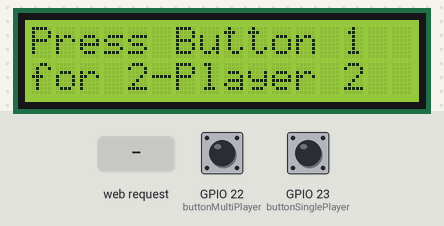
Simulated run of this sketch. Board: ESP32. On the bench: 16×2 character LCD. The inputs (shaded band) are chosen by the test bench; at power-on: GPIO 22 (buttonMultiPlayer) HIGH, GPIO 23 (buttonSinglePlayer) HIGH. What the sketch prints to the serial monitor is not drawn.

Above: at 2.8 s.
2.9 s: GPIO 22 (buttonMultiPlayer) pulled LOW for 0.15 s
At 4.1 s:
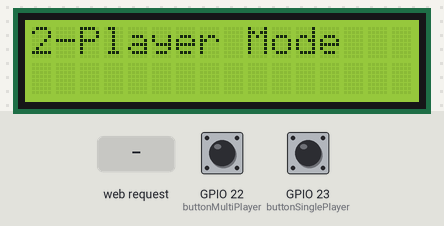
6.0 s: HTTP request GET /down received
At 7.2 s:
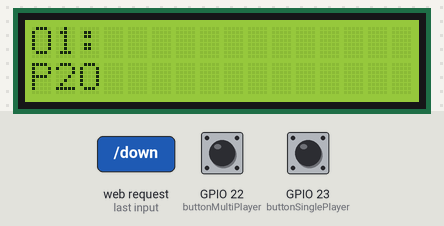
7.5 s: HTTP request GET /up received
At 8.3 s:
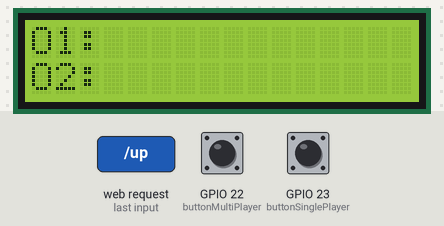
Timing chart, 0 to 10.5 s (numbered marks = the images above; inputs shaded):
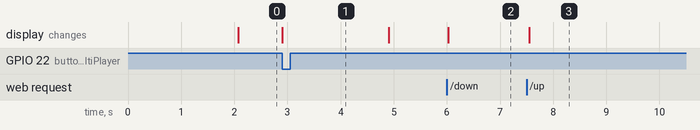

The sketch:

Master.ino
```cpp
#include <LiquidCrystal.h>
#include <WiFi.h>

// LCD Pins: RS, EN, D4, D5, D6, D7
LiquidCrystal lcd(12, 14, 27, 26, 25, 33);

// Wi-Fi Access Point credentials
const char* ssid = "ESP32_Game_AP";
const char* password = "123456789";

// Buttons
const int buttonSinglePlayer = 23;
const int buttonMultiPlayer = 22;
bool multiplayerMode = false;
int player1Pos = 0;
int player2Pos = 0;

// Wi-Fi server
WiFiServer server(80);

void setup() {
  // Start serial communication
  Serial.begin(115200);

  // LCD setup
  lcd.begin(16, 2);
  lcd.setCursor(0, 0);
  lcd.print("Ping Pong Game");
  delay(2000);
  lcd.clear();

  // Setup buttons
  pinMode(buttonSinglePlayer, INPUT_PULLUP);
  pinMode(buttonMultiPlayer, INPUT_PULLUP);

  // Display instructions and wait for input
  lcd.setCursor(0, 0);
  lcd.print("Press Button 1");
  lcd.setCursor(0, 1);
  lcd.print("for 1-Player");

  lcd.setCursor(0, 1);
  lcd.print("Press Button 2");
  lcd.setCursor(0, 1);
  lcd.print("for 2-Player");

  // Wait for the input to select game mode
  while (true) {
    if (digitalRead(buttonSinglePlayer) == LOW) {
      multiplayerMode = false;
      startGame();
      break;
    } else if (digitalRead(buttonMultiPlayer) == LOW) {
      multiplayerMode = true;
      startGame();
      break;
    }
  }

  // Start Wi-Fi in AP mode
  WiFi.softAP(ssid, password);
  Serial.print("AP IP Address: ");
  Serial.println(WiFi.softAPIP());

  // Start the server
  server.begin();
}

void loop() {
  // If Multiplayer, handle Wi-Fi communication
  if (multiplayerMode) {
    WiFiClient client = server.available();
    if (client) {
      String request = client.readStringUntil('\r');
      client.flush();
      if (request.indexOf("/up") != -1) player2Pos = max(0, player2Pos - 1);
      if (request.indexOf("/down") != -1) player2Pos = min(1, player2Pos + 1);
    }
  }

  // Update the game display
  displayGame();
  delay(100);
}

void startGame() {
  player1Pos = 0;
  player2Pos = 0;
  lcd.clear();

  if (multiplayerMode) {
    lcd.print("2-Player Mode");
  } else {
    lcd.print("1-Player Mode");
  }

  delay(2000);
  lcd.clear();
  Serial.println("Game Started");
}

void displayGame() {
  // Display Player 1 and Player 2 positions
  lcd.setCursor(0, 0);
  lcd.print("P1:");
  lcd.setCursor(player1Pos * 2, 0); // Player 1 position
  lcd.print("O");

  lcd.setCursor(0, 1);
  lcd.print("P2:");
  lcd.setCursor(player2Pos * 2, 1); // Player 2 position
  lcd.print("O");

  // Debugging serial output
  Serial.print("Player 1 Pos: ");
  Serial.println(player1Pos);
  Serial.print("Player 2 Pos: ");
  Serial.println(player2Pos);
}
```

Measured:
- after the input at 2.9 s, the display: changes at once (image 1)
- after the input at 6.0 s, the display: changes at once (image 2)
- after the input at 7.5 s, the display: changes after 0.05 s (image 3)
